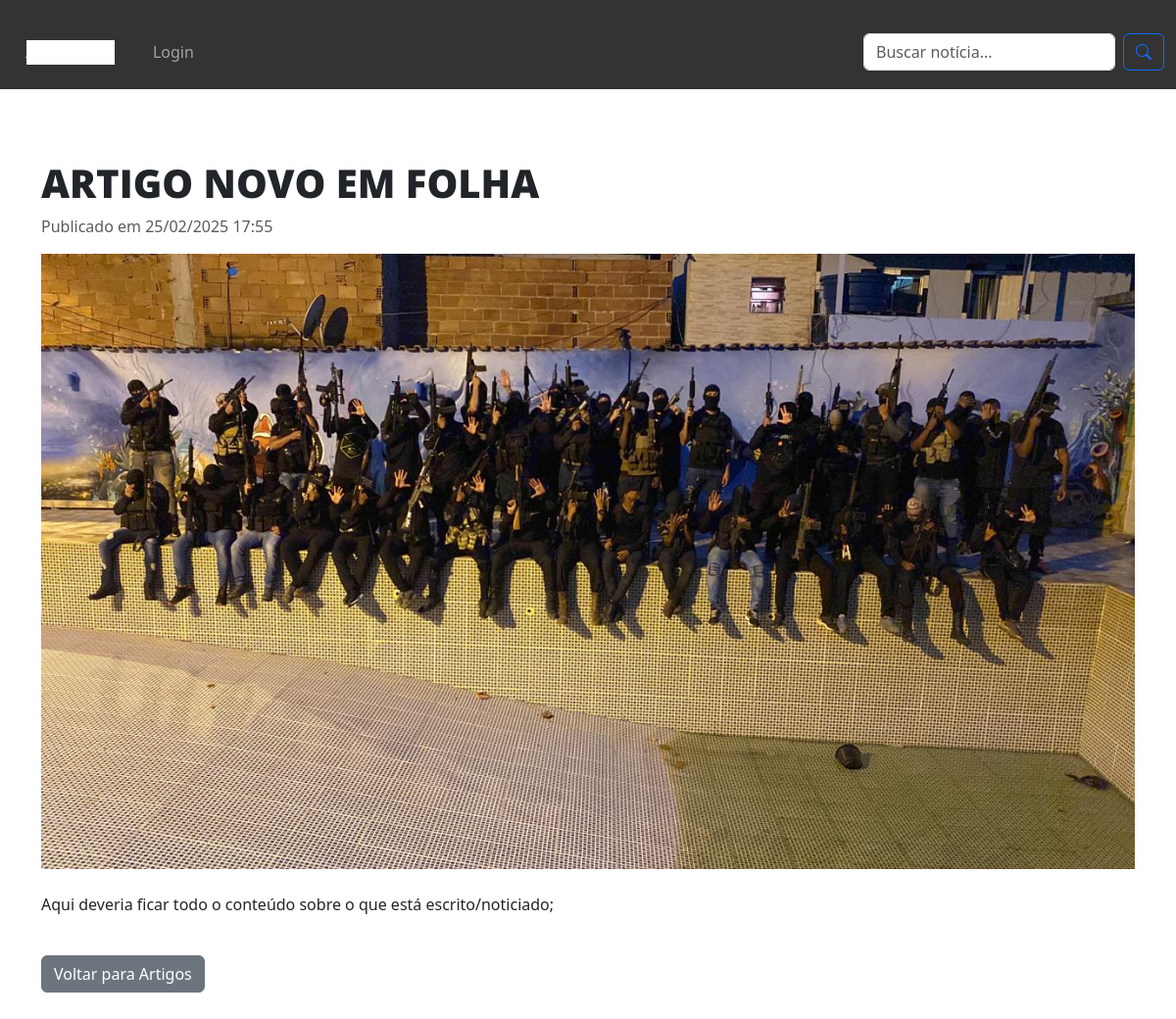
Screenshot of /artigos/17/ with the database file from the repository.
### crud/models.py (models this page shows, shortened)
class Artigo(models.Model):
    titulo = models.CharField(max_length=200)
    previo = models.CharField(max_length=70)
    conteudo = models.TextField()
    data_criacao = models.DateTimeField(auto_now_add=True)
    imagem = models.ImageField(upload_to='crud/', blank = True, null = True)
    tags = models.ManyToManyField('Tag', related_name='artigos', blank=True)

### crud/views.py (the view)
# urls.py: path('artigos/<int:pk>/', ArtigoDetail.as_view(), name='artigo_detail'),
class ArtigoDetail(DetailView):
    model = Artigo
    template_name = 'html/artigo_detail.html'
    context_object_name = "artigos_detail"
    def get_object(self, queryset=None):
        obj = get_object_or_404(Artigo, pk=self.kwargs['pk'])
        return obj
    def get_context_data(self, **kwargs):
        context = super().get_context_data(**kwargs)
        context['related_articles'] = Artigo.objects.exclude(id=self.object.id)[:5]
        return context

### crud/templates/html/artigo_detail.html (shortened to what this page needs)
<html lang="pt-BR">
<head>
    <link href="https://cdn.jsdelivr.net/npm/bootstrap@5.3.0-alpha1/dist/css/bootstrap.min.css" rel="stylesheet">
</head>
<body>
    <header>
        <nav class="navbar navbar-expand-lg navbar-dark bg-dark" style="--bs-bg-opacity: 1; background-color: rgb(51, 51, 51) !important;">
            <div class="container-fluid">
                <a class="navbar-brand" href="#" style="font-size:10px; margin-right:content-fit; background-color:#fff;">JORNAL MODERNO</a>
                <div class="collapse navbar-collapse" id="navbarNav">
                    <ul class="navbar-nav me-auto mb-2 mb-lg-0">
                        {% if user.is_authenticated %}
                            <li class="nav-item">
                                <a class="nav-link" href="{% url 'home' %}">Home</a>
                            </li>
                            <li class="nav-item">
                                <a class="nav-link" href="{% url 'noticias' %}">Notícias</a>
                            </li>
                            <li class="nav-item">
                                <a class="nav-link" href="{% url 'artigos' %}">Artigos</a>
                            </li>
                            <li class="nav-item">
                                <a class="nav-link" href="{% url 'ferramentas' %}">Ferramentas</a>
                            </li>
                            <li class="nav-item">
                                <a class="nav-link" href="{% url 'logout' %}">Logout</a>
                            </li>
                        {% else %}
                            <li class="nav-item">
                                <a class="nav-link" href="{% url 'login' %}">Login</a>
                            </li>
                        {% endif %}
                    </ul>
                    <form method="GET" action="{% url 'noticias' %}" class="d-flex">
                        <input
                            type="text"
                            name="search"
                            class="form-control me-2"
                            placeholder="Buscar notícia..."
                            aria-label="Buscar notícia"
                            value="{{ search|default:'' }}">
                        <button class="btn btn-outline-primary" type="submit">
                            <i class="bi bi-search"></i>
                        </button>
                    </form>
                </div>
            </div>
        </nav>
    </header>
    <link href="https://cdn.jsdelivr.net/npm/bootstrap-icons/font/bootstrap-icons.css" rel="stylesheet">
<link href="https://cdn.jsdelivr.net/npm/bootstrap@5.3.0-alpha1/dist/css/bootstrap.min.css" rel="stylesheet">
<link href="https://cdn.jsdelivr.net/npm/bootstrap-icons/font/bootstrap-icons.css" rel="stylesheet">
<br>
    <div class="container my-5">
        <h1 style="font-family: 'Open Sans', sans-serif; font-weight: 800;">{{ object.titulo }}</h1>
        <p class="text-muted">Publicado em {{ object.data_criacao|date:"d/m/Y H:i" }}</p>
        {% if object.imagem %}
        <img src="{{ object.imagem.url }}" class="img-fluid mb-4" alt="Imagem do artigo">
        {% endif %}
        <div class="content">
            <p>{{ object.conteudo }}</p>
        </div>
        <a href="{% url 'artigos' %}" class="btn btn-secondary mt-4">Voltar para Artigos</a>
    </div>
</body>
</html>

### crud/templates/html/artigo_detail.html (style rules this page uses)
* { margin: 0; padding: 0; box-sizing: border-box; }
body { font-family: 'Roboto', sans-serif; background-color: #f4f4f4; color: #333; }
header { background-color: #333; color: #fff; padding: 10px 0; }
nav { text-align: center; margin-top: 15px; }
nav a { color: #fff; margin: 0 15px; text-decoration: none; font-weight: 500; }
.navbar-collapse { text-align: center; }

### rows the page displays
Artigo: titulo "ARTIGO NOVO EM FOLHA", data_criacao "25/02/2025 17:55", imagem (picture), conteudo "Aqui deveria ficar todo o conteúdo sobre o que está escrito/noticiado;"
